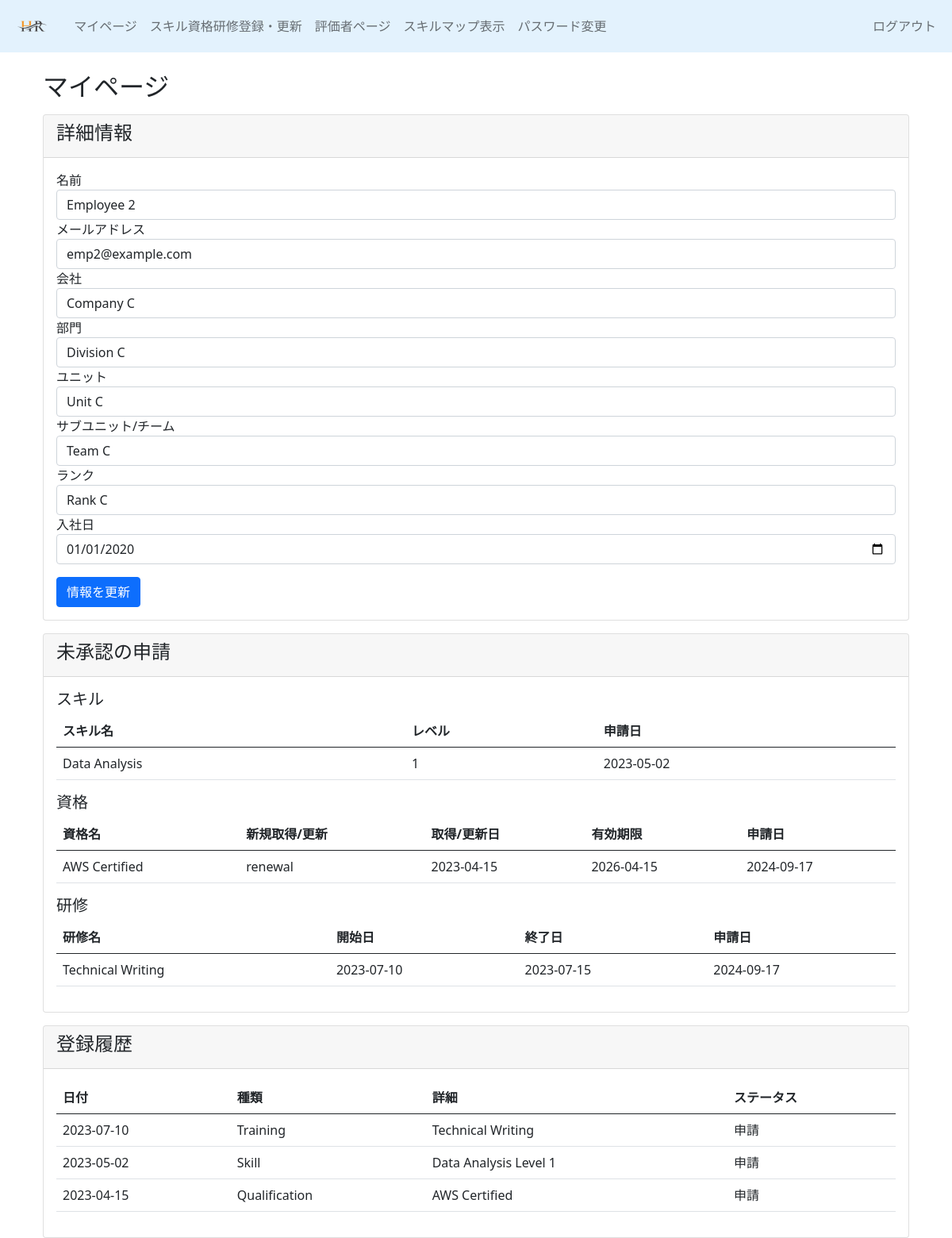
The app's page /my_page (signed in) with its own data.
### tableapp/models/skillmap.py (models this page shows, shortened)
class EmployeeData(db.Model):
    __tablename__ = 'employee_data'
    id = db.Column(db.Integer, primary_key=True)
    employee_num = db.Column(db.Integer, unique=True, nullable=False)
    name = db.Column(db.String(255))
    email = db.Column(db.String(255))
    company = db.Column(db.String(255))
    division = db.Column(db.String(255))
    unit = db.Column(db.String(255))
    subunit_team = db.Column(db.String(255))
    rank = db.Column(db.String(255))
    date_of_join = db.Column(db.Date)
    evaluation_target = db.Column(JSON, default=[])
    password_hash = db.Column(db.String(128))  # Add password hash field
    employee_skills = db.relationship('EmployeeSkill', back_populates='employee', cascade='all, delete-orphan')
    employee_qualifications = db.relationship('EmployeeQualification', back_populates='employee', cascade='all, delete-orphan')
    employee_trainings = db.relationship('EmployeeTraining', back_populates='employee', cascade='all, delete-orphan')
    pending_skills = db.relationship('PendingSkill', back_populates='employee', cascade='all, delete-orphan')
    pending_qualifications = db.relationship('PendingQualification', back_populates='employee', cascade='all, delete-orphan')
    pending_trainings = db.relationship('PendingTraining', back_populates='employee', cascade='all, delete-orphan')
    registration_history = db.relationship('RegistrationHistory', back_populates='employee', cascade='all, delete-orphan')

class PendingSkill(db.Model):
    __tablename__ = 'pending_skill'
    id = db.Column(db.Integer, primary_key=True)
    employee_num = db.Column(db.Integer, db.ForeignKey('employee_data.employee_num'), nullable=False)
    skill_id = db.Column(db.Integer, db.ForeignKey('skill_list.id'), nullable=False)
    level = db.Column(db.Integer)
    submitted_date = db.Column(db.Date, default=date.today)
    employee = db.relationship('EmployeeData', back_populates='pending_skills')
    skill = db.relationship('SkillList')

class SkillList(db.Model):
    __tablename__ = 'skill_list'
    id = db.Column(db.Integer, primary_key=True)
    skill_name = db.Column(db.String(255))
    prof_level_1 = db.Column(db.String(255))
    prof_level_2 = db.Column(db.String(255))
    prof_level_3 = db.Column(db.String(255))
    prof_level_4 = db.Column(db.String(255))
    prof_level_5 = db.Column(db.String(255))
    employee_skills = db.relationship('EmployeeSkill', back_populates='skill', cascade='all, delete-orphan')

class PendingQualification(db.Model):
    __tablename__ = 'pending_qualification'
    id = db.Column(db.Integer, primary_key=True)
    employee_num = db.Column(db.Integer, db.ForeignKey('employee_data.employee_num'), nullable=False)
    qualification_id = db.Column(db.Integer, db.ForeignKey('qualification_list.id'), nullable=False)
    newacq_renewal = db.Column(db.String(255))
    acq_renew_date = db.Column(db.Date)
    expiry_date = db.Column(db.Date)
    submitted_date = db.Column(db.Date, default=date.today)
    employee = db.relationship('EmployeeData', back_populates='pending_qualifications')
    qualification = db.relationship('QualificationList')

class QualificationList(db.Model):
    __tablename__ = 'qualification_list'
    id = db.Column(db.Integer, primary_key=True)
    qualification_name = db.Column(db.String(255))
    employee_qualifications = db.relationship('EmployeeQualification', back_populates='qualification', cascade='all, delete-orphan')

class PendingTraining(db.Model):
    __tablename__ = 'pending_training'
    id = db.Column(db.Integer, primary_key=True)
    employee_num = db.Column(db.Integer, db.ForeignKey('employee_data.employee_num'), nullable=False)
    training_id = db.Column(db.Integer, db.ForeignKey('training_list.id'), nullable=False)
    start_date = db.Column(db.Date)
    end_date = db.Column(db.Date)
    submitted_date = db.Column(db.Date, default=date.today)
    employee = db.relationship('EmployeeData', back_populates='pending_trainings')
    training = db.relationship('TrainingList')

class TrainingList(db.Model):
    __tablename__ = 'training_list'
    id = db.Column(db.Integer, primary_key=True)
    training_name = db.Column(db.String(255))
    employee_trainings = db.relationship('EmployeeTraining', back_populates='training', cascade='all, delete-orphan')

class RegistrationHistory(db.Model):
    __tablename__ = 'registration_history'
    id = db.Column(db.Integer, primary_key=True)
    employee_num = db.Column(db.Integer, db.ForeignKey('employee_data.employee_num'), nullable=False)
    action_type = db.Column(db.String(255))  # 'Skill', 'Qualification', 'Training'
    action_detail = db.Column(db.String(255))  # Detailed description (e.g., 'Python Level 3')
    status = db.Column(db.String(50))  # '申請', '承認', '拒否'
    date = db.Column(db.Date, default=date.today)
    employee = db.relationship('EmployeeData', back_populates='registration_history')

### tableapp/views.py (the view, shortened to what this page needs)
@app.route('/my_page', methods=['GET', 'POST'])
def my_page():
    if 'user_id' in session and 'employee_num' in session:
        employee = EmployeeData.query.get(session['user_id'])
        pending_skills = PendingSkill.query.filter_by(employee_num=employee.employee_num).all()
        pending_qualifications = PendingQualification.query.filter_by(employee_num=employee.employee_num).all()
        pending_trainings = PendingTraining.query.filter_by(employee_num=employee.employee_num).all()
        registration_history = RegistrationHistory.query.filter_by(employee_num=employee.employee_num).order_by(RegistrationHistory.date.desc()).all()
        return render_template('tableapp/my_page.html', employee=employee, pending_skills=pending_skills, pending_qualifications=pending_qualifications, pending_trainings=pending_trainings, registration_history=registration_history)
    return redirect(url_for('index'))

### tableapp/templates/tableapp/my_page.html
{% extends "employee_layout.html" %}
{% block content %}
<div class="container mt-4">
    <h2>マイページ</h2>
    <div class="card mt-3">
        <div class="card-header">
            <h4>詳細情報</h4>
        </div>
        <div class="card-body">
            <form method="POST" action="{{ url_for('my_page') }}">
                <div class="form-group">
                    <label for="name">名前</label>
                    <input type="text" name="name" class="form-control" value="{{ employee.name }}" required>
                </div>
                <div class="form-group">
                    <label for="email">メールアドレス</label>
                    <input type="email" name="email" class="form-control" value="{{ employee.email }}" required>
                </div>
                <div class="form-group">
                    <label for="company">会社</label>
                    <input type="text" name="company" class="form-control" value="{{ employee.company }}" required>
                </div>
                <div class="form-group">
                    <label for="division">部門</label>
                    <input type="text" name="division" class="form-control" value="{{ employee.division }}" required>
                </div>
                <div class="form-group">
                    <label for="unit">ユニット</label>
                    <input type="text" name="unit" class="form-control" value="{{ employee.unit }}" required>
                </div>
                <div class="form-group">
                    <label for="subunit_team">サブユニット/チーム</label>
                    <input type="text" name="subunit_team" class="form-control" value="{{ employee.subunit_team }}" required>
                </div>
                <div class="form-group">
                    <label for="rank">ランク</label>
                    <input type="text" name="rank" class="form-control" value="{{ employee.rank }}" required>
                </div>
                <div class="form-group">
                    <label for="date_of_join">入社日</label>
                    <input type="date" name="date_of_join" class="form-control" value="{{ employee.date_of_join }}" required>
                </div>
                <button type="submit" class="btn btn-primary mt-3">情報を更新</button>
            </form>
        </div>
    </div>
    <div class="card mt-3">
        <div class="card-header">
            <h4>未承認の申請</h4>
        </div>
        <div class="card-body">
            {% if pending_skills or pending_qualifications or pending_trainings %}
                {% if pending_skills %}
                    <h5>スキル</h5>
                    <table class="table">
                        <thead>
                            <tr>
                                <th>スキル名</th>
                                <th>レベル</th>
                                <th>申請日</th>
                            </tr>
                        </thead>
                        <tbody>
                            {% for skill in pending_skills %}
                            <tr>
                                <td>{{ skill.skill.skill_name }}</td>
                                <td>{{ skill.level }}</td>
                                <td>{{ skill.submitted_date }}</td>
                            </tr>
                            {% endfor %}
                        </tbody>
                    </table>
                {% endif %}
                {% if pending_qualifications %}
                    <h5>資格</h5>
                    <table class="table">
                        <thead>
                            <tr>
                                <th>資格名</th>
                                <th>新規取得/更新</th>
                                <th>取得/更新日</th>
                                <th>有効期限</th>
                                <th>申請日</th>
                            </tr>
                        </thead>
                        <tbody>
                            {% for qualification in pending_qualifications %}
                            <tr>
                                <td>{{ qualification.qualification.qualification_name }}</td>
                                <td>{{ qualification.newacq_renewal }}</td>
                                <td>{{ qualification.acq_renew_date }}</td>
                                <td>{{ qualification.expiry_date }}</td>
                                <td>{{ qualification.submitted_date }}</td>
                            </tr>
                            {% endfor %}
                        </tbody>
                    </table>
                {% endif %}
                {% if pending_trainings %}
                    <h5>研修</h5>
                    <table class="table">
                        <thead>
                            <tr>
                                <th>研修名</th>
                                <th>開始日</th>
                                <th>終了日</th>
                                <th>申請日</th>
                            </tr>
                        </thead>
                        <tbody>
                            {% for training in pending_trainings %}
                            <tr>
                                <td>{{ training.training.training_name }}</td>
                                <td>{{ training.start_date }}</td>
                                <td>{{ training.end_date }}</td>
                                <td>{{ training.submitted_date }}</td>
                            </tr>
                            {% endfor %}
                        </tbody>
                    </table>
                {% endif %}
            {% else %}
                <p class="text-muted">承認待ちの申請はありません。</p>
            {% endif %}
        </div>
    </div>
    <div class="card mt-3">
        <div class="card-header">
            <h4>登録履歴</h4>
        </div>
        <div class="card-body">
            <table class="table">
                <thead>
                    <tr>
                        <th>日付</th>
                        <th>種類</th>
                        <th>詳細</th>
                        <th>ステータス</th>
                    </tr>
                </thead>
                <tbody>
                    {% for record in registration_history %}
                    <tr>
                        <td>{{ record.date }}</td>
                        <td>{{ record.action_type }}</td>
                        <td>{{ record.action_detail }}</td>
                        <td>{{ record.status }}</td>
                    </tr>
                    {% endfor %}
                </tbody>
            </table>
        </div>
    </div>
</div>
{% endblock %}

### records on screen
EmployeeData: name "Employee 2", email "emp2@example.com", company "Company C", division "Division C", unit "Unit C", subunit_team "Team C", rank "Rank C", date_of_join "01/01/2020"
PendingSkill: skill.skill_name "Data Analysis", level "1", submitted_date "2023-05-02"
PendingQualification: qualification.qualification_name "AWS Certified", newacq_renewal "renewal", acq_renew_date "2023-04-15", expiry_date "2026-04-15", submitted_date "2024-09-17"
PendingTraining: training.training_name "Technical Writing", start_date "2023-07-10", end_date "2023-07-15", submitted_date "2024-09-17"
RegistrationHistory: date "2023-07-10", action_type "Training", action_detail "Technical Writing", status "申請"
RegistrationHistory: date "2023-05-02", action_type "Skill", action_detail "Data Analysis Level 1", status "申請"
RegistrationHistory: date "2023-04-15", action_type "Qualification", action_detail "AWS Certified", status "申請"
